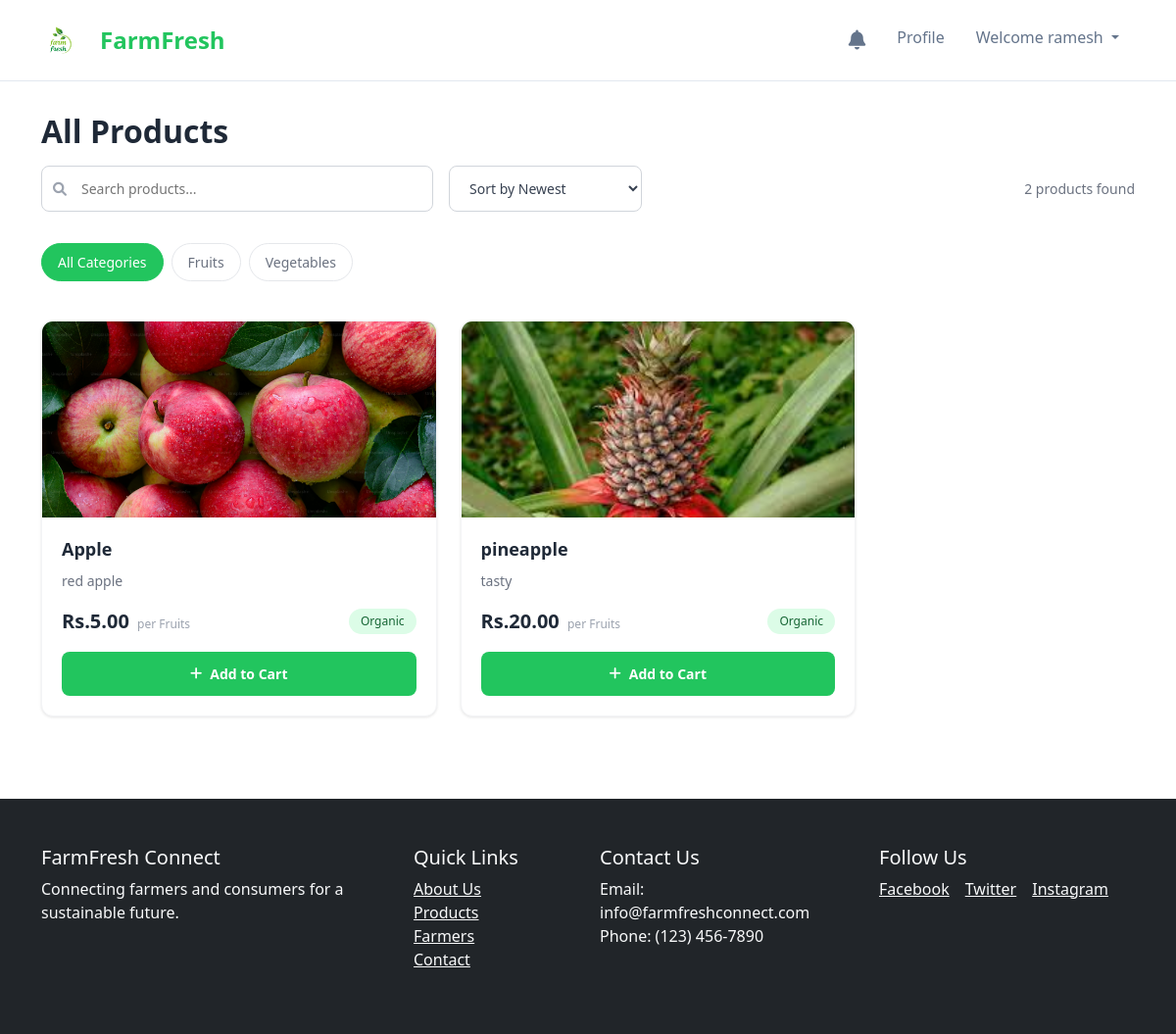
The app's page /consumer/products.php (signed in) with its own data.
### tables this page shows
CREATE TABLE `categories` (
  `category_id` int(11) NOT NULL,
  `name` varchar(100) DEFAULT NULL,
  `description` text DEFAULT NULL,
  `image_url` varchar(255) DEFAULT NULL
);

CREATE TABLE `products` (
  `product_id` int(11) NOT NULL,
  `seller_id` int(11) DEFAULT NULL,
  `category_id` int(11) DEFAULT NULL,
  `name` varchar(100) DEFAULT NULL,
  `description` text DEFAULT NULL,
  `price` decimal(10,2) DEFAULT 0.00,
  `organic` tinyint(1) DEFAULT 0,
  `created_at` datetime DEFAULT current_timestamp(),
  `updated_at` datetime DEFAULT current_timestamp() ON UPDATE current_timestamp(),
  `is_available` tinyint(1) DEFAULT 1,
  `quantity` int(11) NOT NULL DEFAULT 0,
  `stock` int(11) NOT NULL DEFAULT 0,
  `product_image` varchar(255) DEFAULT NULL,
  `status` enum('pending','approved','rejected') DEFAULT 'pending'
);

### consumer/products.php (the view, shortened to what this page needs)
<?php
include '../config/db.php';
$category_filter = isset($_GET['category']) ? (int)$_GET['category'] : 0;
$min_price = isset($_GET['min_price']) ? (float)$_GET['min_price'] : 0;
$max_price = isset($_GET['max_price']) ? (float)$_GET['max_price'] : 1000;
$sort_by = isset($_GET['sort']) ? $_GET['sort'] : 'newest';
$search_term = isset($_GET['search']) ? mysqli_real_escape_string($dbconn, $_GET['search']) : '';
$query = "SELECT p.*, c.name as category_name, u.first_name, u.last_name
          FROM products p
          LEFT JOIN categories c ON p.category_id = c.category_id
          LEFT JOIN users u ON p.seller_id = u.user_id
          WHERE p.stock > 0 AND p.status = 'approved'";
$query .= " AND p.price BETWEEN $min_price AND $max_price";
switch ($sort_by) {
    case 'newest':
    default:
        $query .= " ORDER BY p.created_at DESC";
        break;
}
$products_result = mysqli_query($dbconn, $query);
$categories_query = "SELECT * FROM categories ORDER BY name ASC";
$categories_result = mysqli_query($dbconn, $categories_query);
?>
<!DOCTYPE html>
<html lang="en">
<head>
    <link href="https://cdn.jsdelivr.net/npm/bootstrap@5.1.3/dist/css/bootstrap.min.css" rel="stylesheet">
    <link rel="stylesheet" href="https://cdnjs.cloudflare.com/ajax/libs/font-awesome/6.0.0/css/all.min.css">
    <link rel="stylesheet" href="../assets/css/style.css">
</head>
<body>
    <?php include '../includes/navbar.php'; ?>
    <div class="container main-content">
        <div class="page-header">
            <h1 class="page-title">All Products</h1>
            <div class="search-sort-bar">
                <div class="search-container position-relative">
                    <i class="fas fa-search search-icon"></i>
                    <input type="text" class="search-input" placeholder="Search products..."
                           value="<?php echo htmlspecialchars($search_term); ?>"
                           onkeypress="if(event.key==='Enter'){searchProducts(this.value)}">
                </div>
                <form method="get" class="sort-container">
                    <select name="sort" class="sort-select" onchange="this.form.submit()">
                        <option value="newest" <?php echo $sort_by == 'newest' ? 'selected' : ''; ?>>Sort by Newest</option>
                    </select>
                </form>
                <div class="products-count">
                    <?php echo mysqli_num_rows($products_result); ?> products found
                </div>
            </div>
        </div>
        <div class="category-filters">
            <a href="?<?php echo http_build_query(array_merge($_GET, ['category' => 0])); ?>"
               class="category-tab <?php echo $category_filter == 0 ? 'active' : ''; ?>">All Categories</a>
            <?php mysqli_data_seek($categories_result, 0); ?>
            <?php while($category = mysqli_fetch_assoc($categories_result)): ?>
                <a href="?<?php echo http_build_query(array_merge($_GET, ['category' => $category['category_id']])); ?>"
                   class="category-tab <?php echo $category_filter == $category['category_id'] ? 'active' : ''; ?>">
                    <?php echo htmlspecialchars($category['name']); ?>
                </a>
            <?php endwhile; ?>
        </div>
        <div class="row">
            <div class="col-lg-9">
                <?php if(mysqli_num_rows($products_result) > 0): ?>
                    <div class="products-grid">
                        <?php while($product = mysqli_fetch_assoc($products_result)): ?>
                            <div class="product-card">
                                <?php if(!empty($product['product_image'])): ?>
                                    <img src="../uploads/products/<?php echo $product['product_image']; ?>"
                                         class="product-image" alt="<?php echo htmlspecialchars($product['name']); ?>">
                                <?php else: ?>
                                    <img src="../assets/images/product-placeholder.jpg" class="product-image" alt="Product Image">
                                <?php endif; ?>
                                <div class="product-info">
                                    <h3 class="product-title"><?php echo htmlspecialchars($product['name']); ?></h3>
                                    <p class="product-description">
                                        <?php echo mb_strimwidth(htmlspecialchars($product['description']), 0, 100, "..."); ?>
                                    </p>
                                    <div class="product-meta">
                                        <div>
                                            <span class="product-price">Rs.<?php echo number_format($product['price'], 2); ?></span>
                                            <span class="product-unit">per <?php echo htmlspecialchars($product['category_name'] ?? 'unit'); ?></span>
                                        </div>
                                        <span class="organic-badge">Organic</span>
                                    </div>
                                    <form action="add_to_cart.php" method="post">
                                        <button type="submit" class="add-to-cart-btn">
                                            <i class="fas fa-plus"></i>
                                            Add to Cart
                                        </button>
                                    </form>
                                </div>
                            </div>
                        <?php endwhile; ?>
                    </div>
                <?php endif; ?>
            </div>
        </div>
    </div>
    <?php include '../includes/footer.php'; ?>
</body>
</html>

### assets/css/style.css (style rules this page uses)
body { font-family: 'Open Sans', sans-serif; }
.product-card { border: 1px solid #ddd; border-radius: 8px; overflow: hidden; margin-bottom: 20px; }
.product-card img { width: 100%; height: 200px; object-fit: cover; }
.product-info { padding: 15px; }
body { font-family: 'Segoe UI', Tahoma, Geneva, Verdana, sans-serif; padding-top: 70px; color: #333; }
.product-card { transition: all 0.3s ease; }

### consumer/products.php (style rules this page uses)
* { margin: 0; padding: 0; box-sizing: border-box; }
body { font-family: 'Inter', sans-serif; background-color: #f8fffe; color: #2d3748; line-height: 1.6; }
.main-content { padding: 2rem 0; }
.page-header { margin-bottom: 2rem; }
.page-title { font-size: 2rem; font-weight: 700; color: #1f2937; margin-bottom: 1rem; }
.search-sort-bar { display: flex; justify-content: space-between; align-items: center; margin-bottom: 1.5rem; gap: 1rem; }
.search-container { flex: 1; max-width: 400px; }
.search-input { width: 100%; padding: 0.75rem 1rem 0.75rem 2.5rem; border: 1px solid #d1d5db; border-radius: 0.5rem; font-size: 0.875rem; background-color: white; transition: border-color 0.2s, box-shadow 0.2s; }
.search-icon { position: absolute; left: 0.75rem; top: 50%; transform: translateY(-50%); color: #9ca3af; font-size: 0.875rem; }
.sort-container { position: relative; }
.sort-select { padding: 0.75rem 2.5rem 0.75rem 1rem; border: 1px solid #d1d5db; border-radius: 0.5rem; background: white; font-size: 0.875rem; color: #374151; min-width: 180px; cursor: pointer; }
.products-count { color: #6b7280; font-size: 0.875rem; margin-left: auto; }
.category-filters { display: flex; gap: 0.5rem; margin-bottom: 2rem; overflow-x: auto; padding-bottom: 0.5rem; }
.category-tab { padding: 0.5rem 1rem; border-radius: 2rem; background: white; border: 1px solid #e5e7eb; color: #6b7280; text-decoration: none; font-size: 0.875rem; font-weight: 500; white-space: nowrap; transition: all 0.2s; }
.category-tab.active { background: #22c55e; color: white; border-color: #22c55e; }
.products-grid { display: grid; grid-template-columns: repeat(auto-fill, minmax(280px, 1fr)); gap: 1.5rem; margin-bottom: 2rem; }
.product-card { background: white; border-radius: 0.75rem; overflow: hidden; box-shadow: 0 1px 3px rgba(0,0,0,0.1); transition: all 0.2s; border: 1px solid #f3f4f6; }
.product-image { width: 100%; height: 200px; object-fit: cover; background: #f9fafb; }
.product-info { padding: 1.25rem; }
.product-title { font-size: 1.125rem; font-weight: 600; color: #1f2937; margin-bottom: 0.5rem; line-height: 1.4; }
.product-description { color: #6b7280; font-size: 0.875rem; margin-bottom: 1rem; line-height: 1.5; }
.product-meta { display: flex; justify-content: space-between; align-items: center; margin-bottom: 1rem; }
.product-price { font-size: 1.25rem; font-weight: 700; color: #1f2937; }
.product-unit { color: #9ca3af; font-size: 0.75rem; margin-left: 0.25rem; }
.organic-badge { background: #dcfce7; color: #166534; padding: 0.25rem 0.75rem; border-radius: 1rem; font-size: 0.75rem; font-weight: 500; }
.add-to-cart-btn { width: 100%; background: #22c55e; border: none; border-radius: 0.5rem; padding: 0.75rem; color: white; font-weight: 600; font-size: 0.875rem; transition: all 0.2s; display: flex; align-items: center; justify-content: center; gap: 0.5rem; }

### includes/navbar.php (style rules this page uses)
body, html { margin: 0; padding: 0; overflow-x: hidden; }

### records on screen
categories: name "Fruits"
categories: name "Vegetables"
products: product_image (picture), name "Apple", description "red apple", price "5.00", category.name "Fruits"
products: product_image (picture), name "pineapple", description "tasty", price "20.00", category.name "Fruits"

### other values on screen
$_SESSION['first_name'] "ramesh"
mysqli_num_rows($products_result) "2"
